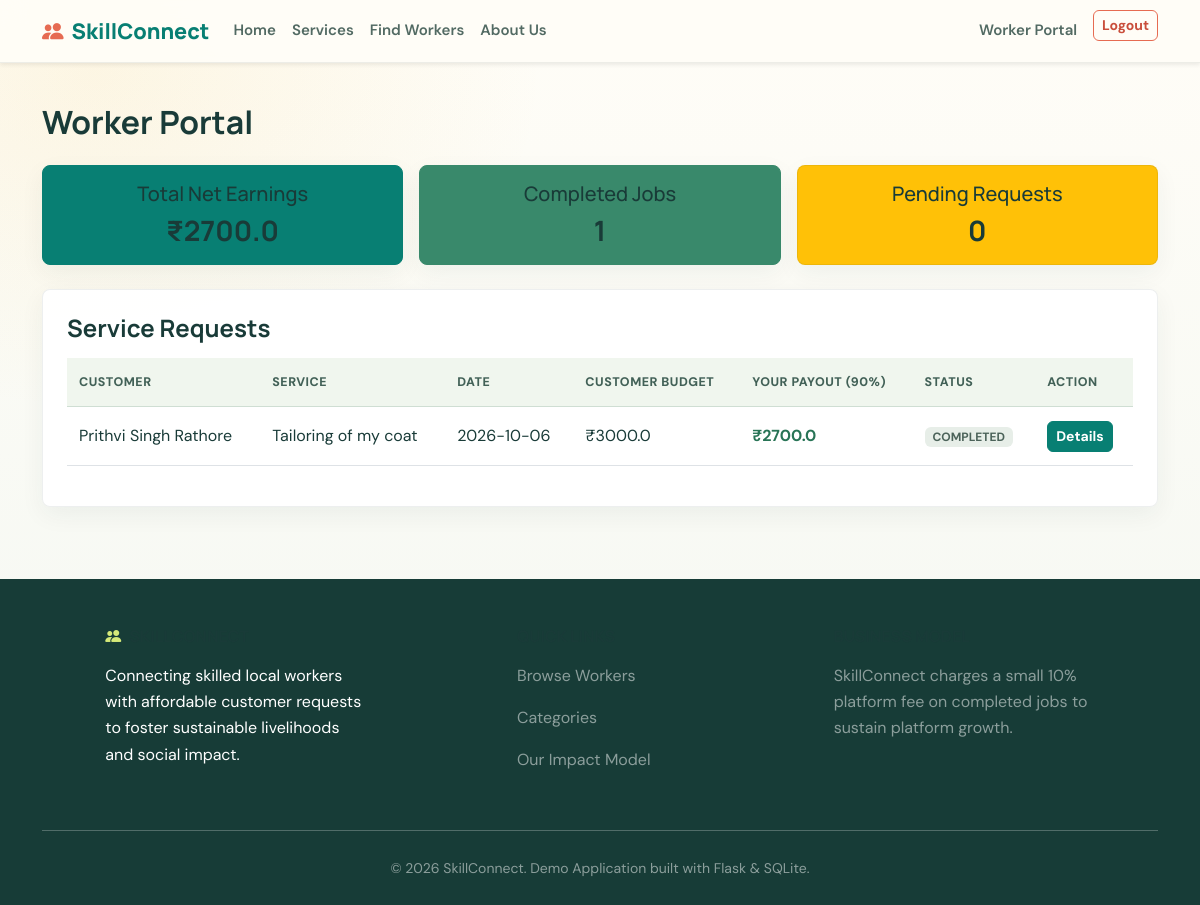
/worker/dashboard (signed in), run on the app's committed database.
### tables this page shows
CREATE TABLE bookings (
        id INTEGER PRIMARY KEY AUTOINCREMENT,
        customer_id INTEGER NOT NULL,
        worker_id INTEGER NOT NULL,
        service_name TEXT NOT NULL,
        booking_date TEXT NOT NULL,
        booking_time TEXT NOT NULL,
        address TEXT NOT NULL,
        work_description TEXT,
        estimated_budget REAL NOT NULL,
        commission REAL NOT NULL,
        worker_amount REAL NOT NULL,
        status TEXT DEFAULT 'PENDING' CHECK(status IN ('PENDING', 'ACCEPTED', 'REJECTED', 'IN_PROGRESS', 'COMPLETED', 'CANCELLED')),
        created_at DATETIME DEFAULT CURRENT_TIMESTAMP,
        FOREIGN KEY (customer_id) REFERENCES users (id),
        FOREIGN KEY (worker_id) REFERENCES workers (id)
    );

CREATE TABLE users (
        id INTEGER PRIMARY KEY AUTOINCREMENT,
        name TEXT NOT NULL,
        email TEXT UNIQUE NOT NULL,
        phone TEXT NOT NULL,
        password_hash TEXT NOT NULL,
        role TEXT NOT NULL CHECK(role IN ('customer', 'worker', 'admin')),
        city TEXT,
        area TEXT,
        address TEXT,
        created_at DATETIME DEFAULT CURRENT_TIMESTAMP
    );

### backend/app.py (the view)
@app.route('/worker/dashboard')
@role_required('worker')
def worker_dashboard():
    db = get_db()
    worker_id = session.get('worker_id')
    worker = db.execute('SELECT * FROM workers WHERE id = ?', (worker_id,)).fetchone()
    bookings = db.execute('''
        SELECT b.*, u.name as customer_name, u.phone as customer_phone
        FROM bookings b
        JOIN users u ON b.customer_id = u.id
        WHERE b.worker_id = ?
        ORDER BY b.created_at DESC
    ''', (worker_id,)).fetchall()
    earnings_data = db.execute('''
        SELECT COALESCE(SUM(worker_amount), 0) as total_earnings,
               COUNT(CASE WHEN status='COMPLETED' THEN 1 END) as completed_count,
               COUNT(CASE WHEN status='PENDING' THEN 1 END) as pending_count
        FROM bookings
        WHERE worker_id = ?
    ''', (worker_id,)).fetchone()
    return render_template('worker_dashboard.html', worker=worker, bookings=bookings, stats=earnings_data)

### backend/app.py (called while the page is built)
def get_db():
    if 'db' not in g:
        g.db = sqlite3.connect(DATABASE)
        g.db.row_factory = sqlite3.Row
    return g.db

def role_required(role):
    def decorator(f):
        @wraps(f)
        def decorated_function(*args, **kwargs):
            if 'user_id' not in session:
                flash('Please log in first.', 'warning')
                return redirect(url_for('login'))
            if session.get('role') != role and session.get('role') != 'admin':
                flash('Unauthorized access.', 'danger')
                return redirect(url_for('index'))
            return f(*args, **kwargs)
        return decorated_function
    return decorator

@app.before_request
def load_logged_in_user():
    user_id = session.get('user_id')
    if user_id is None:
        g.user = None
        g.notifications = []
    else:
        db = get_db()
        g.user = db.execute('SELECT * FROM users WHERE id = ?', (user_id,)).fetchone()
        g.notifications = db.execute(
            'SELECT * FROM notifications WHERE user_id = ? ORDER BY created_at DESC LIMIT 5',
            (user_id,)
        ).fetchall()

### frontend/templates/worker_dashboard.html
{% extends 'base.html' %}
{% block content %}
<div class="container">
  <h2 class="fw-bold mb-4">Worker Portal</h2>
  <div class="row g-3 mb-4">
    <div class="col-md-4">
      <div class="card p-3 text-center bg-primary text-white">
        <h5>Total Net Earnings</h5>
        <h3 class="fw-bold mb-0">₹{{ stats.total_earnings }}</h3>
      </div>
    </div>
    <div class="col-md-4">
      <div class="card p-3 text-center bg-success text-white">
        <h5>Completed Jobs</h5>
        <h3 class="fw-bold mb-0">{{ stats.completed_count }}</h3>
      </div>
    </div>
    <div class="col-md-4">
      <div class="card p-3 text-center bg-warning text-dark">
        <h5>Pending Requests</h5>
        <h3 class="fw-bold mb-0">{{ stats.pending_count }}</h3>
      </div>
    </div>
  </div>
  <div class="card p-4">
    <h4 class="fw-bold mb-3">Service Requests</h4>
    <div class="table-responsive">
      <table class="table align-middle">
        <thead>
          <tr>
            <th>Customer</th>
            <th>Service</th>
            <th>Date</th>
            <th>Customer Budget</th>
            <th>Your Payout (90%)</th>
            <th>Status</th>
            <th>Action</th>
          </tr>
        </thead>
        <tbody>
          {% for b in bookings %}
          <tr>
            <td>{{ b.customer_name }}</td>
            <td>{{ b.service_name }}</td>
            <td>{{ b.booking_date }}</td>
            <td>₹{{ b.estimated_budget }}</td>
            <td class="text-success fw-bold">₹{{ b.worker_amount }}</td>
            <td><span class="badge bg-secondary">{{ b.status }}</span></td>
            <td><a href="{{ url_for('booking_detail', booking_id=b.id) }}" class="btn btn-sm btn-primary">Details</a></td>
          </tr>
          {% endfor %}
        </tbody>
      </table>
    </div>
  </div>
</div>
{% endblock %}

### frontend/static/css/style.css (style rules this page uses)
:root { --primary: #087f73; --primary-dark: #075c55; --secondary: #e66b52; --accent: #f0bd45; --lime: #d5e979; --ink: #193b38; --muted: #687a74; --paper: #fffdf7; --line: #e2e9df; --dark: #193b38; --light: #f4f7ef; }
html { scroll-behavior: smooth; }
body { min-height: 100vh; color: var(--ink); background: radial-gradient(ellipse at 8% 8%, rgba(240, 189, 69, 0.11), transparent 28rem), linear-gradient(180deg, #fffdf7 0%, #f3f7f2 100%); font-family: 'DM Sans', 'Segoe UI', sans-serif; line-height: 1.65; }
h1, h2, h3, h4, h5, h6, .navbar-brand { color: var(--ink); font-family: 'Manrope', 'DM Sans', sans-serif; letter-spacing: 0; }
a { color: var(--primary); }
.btn { border-radius: 6px; font-weight: 700; transition: transform 160ms ease, box-shadow 160ms ease, background-color 160ms ease; }
.btn-primary, .bg-primary { border-color: var(--primary) !important; background-color: var(--primary) !important; color: #fff !important; }
.btn-success, .bg-success { border-color: #39896b !important; background-color: #39896b !important; color: #fff !important; }
.card { overflow: hidden; border: 1px solid rgba(25, 59, 56, 0.08); border-radius: 8px; background-color: rgba(255, 255, 255, 0.94); box-shadow: 0 8px 24px rgba(26, 62, 54, 0.055); transition: transform 180ms ease, box-shadow 180ms ease, border-color 180ms ease; }
.card .card-title, .card h3, .card h4, .card h5 { color: var(--ink); }
.table { --bs-table-color: var(--ink); --bs-table-hover-bg: #f3f8f2; vertical-align: middle; }
.table thead th { border-bottom-color: #cfded3; background: #f0f6ee; color: #426157; font-size: 0.78rem; font-weight: 800; letter-spacing: 0.04em; text-transform: uppercase; }
.table > :not(caption) > * > * { padding: 0.85rem 0.75rem; }
.badge.bg-secondary { background-color: #e7eee8 !important; color: #4b6259 !important; }
.text-success { color: #287456 !important; }

### data on the page
bookings: customer_name "Prithvi Singh Rathore", service_name "Tailoring of my coat", booking_date "2026-10-06", estimated_budget "3000.0", worker_amount "2700.0", status "COMPLETED"

### other printed values
{{ stats.total_earnings }} "2700.0"
{{ stats.completed_count }} "1"
{{ stats.pending_count }} "0"
